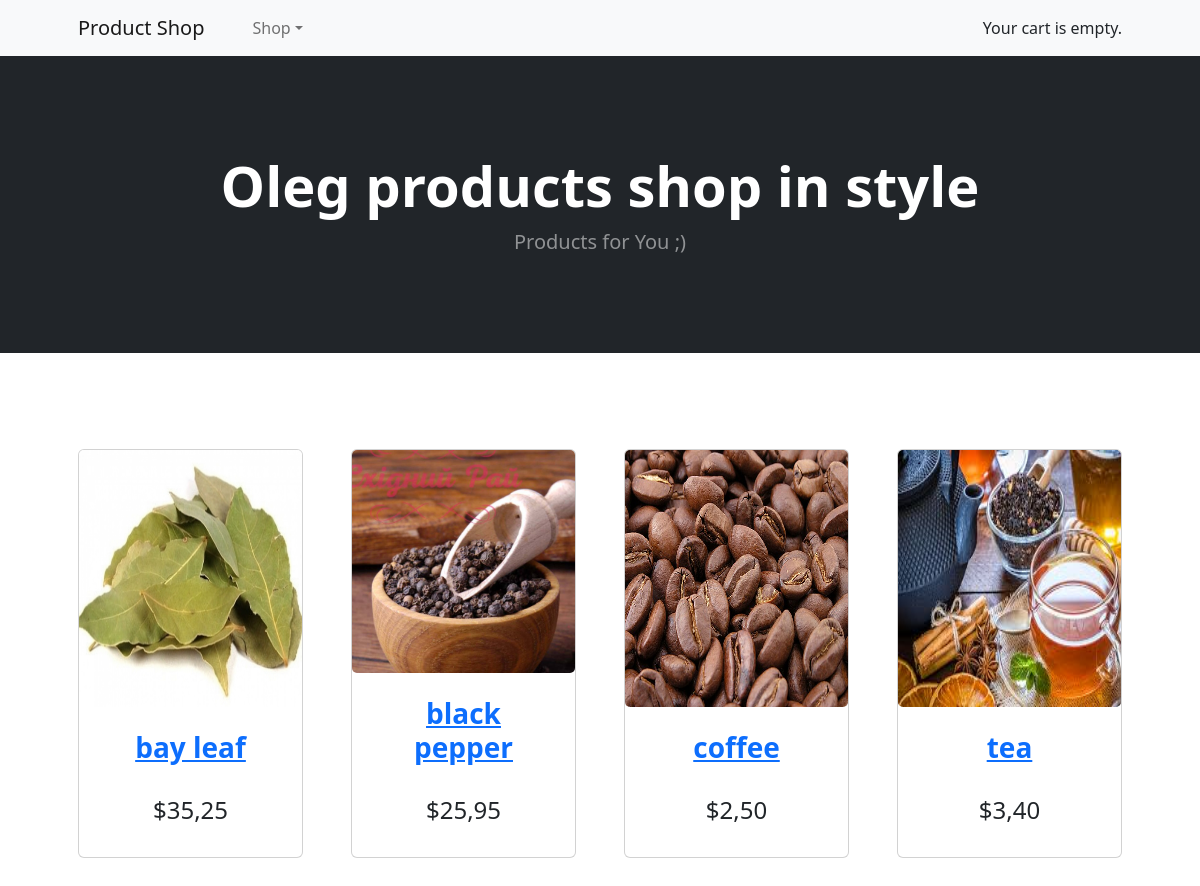
/, run on an earlier commit of the app's database.
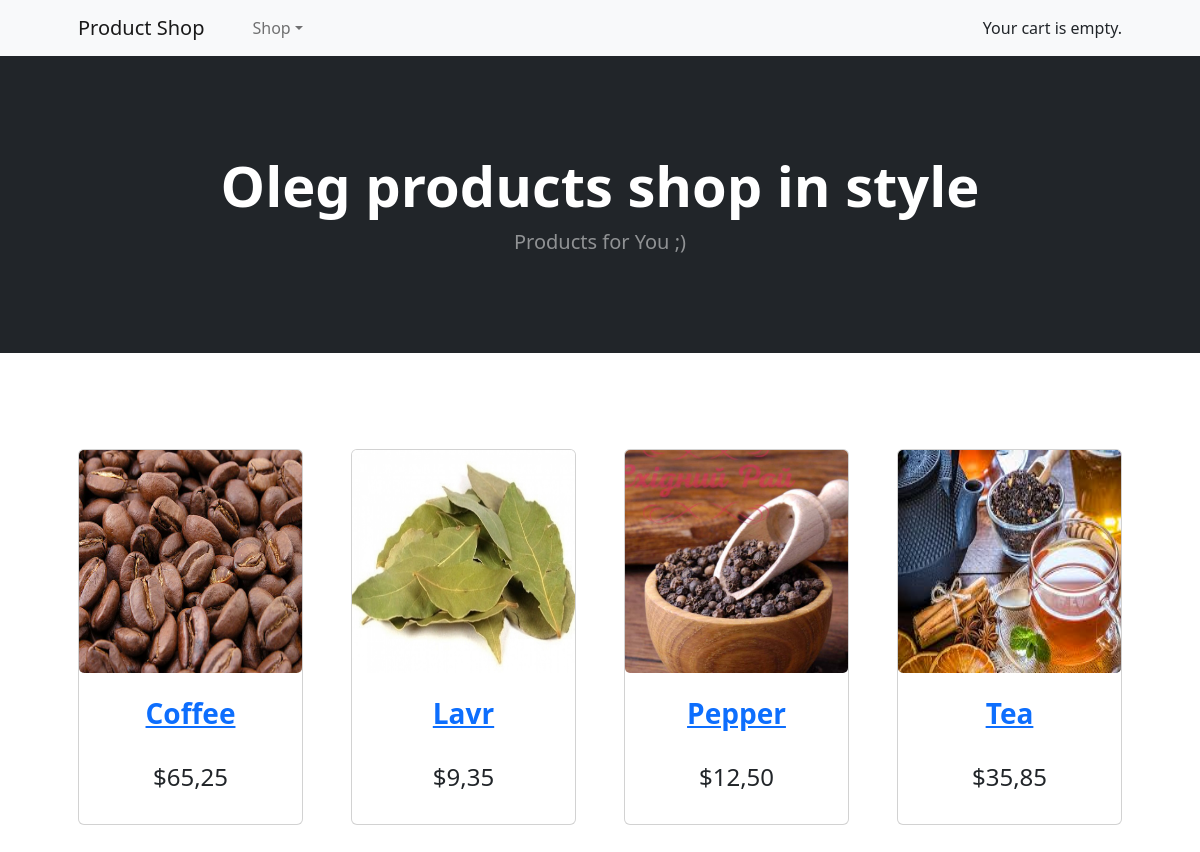
And on a later commit of the database.
### shop/models.py (models this page shows, shortened)
class Product(models.Model):
    category = models.ForeignKey(Category, related_name='products', on_delete=models.CASCADE)
    name = models.CharField(max_length=200, db_index=True)
    slug = models.SlugField(max_length=200, db_index=True)
    image = models.ImageField(upload_to='products/%Y/%m/%d', blank=True)
    description = models.TextField(blank=True)
    price = models.DecimalField(max_digits=10, decimal_places=2)
    stock = models.PositiveIntegerField()
    available = models.BooleanField(default=True)
    created = models.DateTimeField(auto_now_add=True)
    updated = models.DateTimeField(auto_now=True)
    class Meta:
        ordering = ('name',)
        index_together = (('id', 'slug'),)
    def get_absolute_url(self):
        return reverse('shop:product_detail',
                        args=[self.id, self.slug])

### shop/views.py (the view)
# urls.py: re_path(r'^$', views.product_list, name='product_list'),
def product_list(request, category_slug=None):
    category = None
    categories = Category.objects.all()
    products = Product.objects.filter(available=True)
    if category_slug:
        category = get_object_or_404(Category, slug=category_slug)
        products = products.filter(category=category)
    return render(request, 'shop/product/list.html',
                  {'category': category,
                   'categories': categories,
                   'products': products})

### cart/cart.py (called while the page is built)
    def __len__(self):
        return sum(item['quantity'] for item in self.cart.values())

### cart/context_processors.py (called while the page is built)
def cart(request):
    return {'cart': Cart(request)}

### shop/models.py (called while the page is built)
    def get_absolute_url(self):
        return reverse('shop:product_list_by_category',
                        args=[self.slug])

### shop/templates/shop/product/list.html (shortened to what this page needs)
{% extends "shop/base.html" %}
{% load static %}
{% block content %}
    {% for product in products %}
        <div class="col mb-5">
            <div class="card h-100">
                <img class="item-img" src="{% if product.image %}{{ product.image.url }}{% else %}{% static 'img/no_image.png' %}{% endif %}">
                <div class="card-body p-4">
                    <div class="text-center">
                        <h3><a class="fw-bolder" href="{{ product.get_absolute_url }}">{{ product.name }}</a></h3>
                        <br>
                        <h4>${{ product.price }}</h4>
                    </div>
                </div>
            </div>
        </div>
    {% endfor %}
{% endblock %}

### shop/templates/shop/base.html (shortened to what this page needs)
<!DOCTYPE html>
{% load static %}
<html>
<head>
    <link href="{% static 'css/styles.css' %}" rel="stylesheet" />
</head>
<body>
        <nav class="navbar navbar-expand-lg navbar-light bg-light">
            <div class="container px-4 px-lg-5">
                <a class="navbar-brand" href="/">Product Shop</a>
                <div class="collapse navbar-collapse" id="navbarSupportedContent">
                    <ul class="navbar-nav me-auto mb-2 mb-lg-0 ms-lg-4">
                        <li class="nav-item dropdown">
                            <a class="nav-link dropdown-toggle" id="navbarDropdown" href="#" role="button" data-bs-toggle="dropdown" aria-expanded="false">Shop</a>
                        </li>
                    </ul>
                    <form class="d-flex">
                       {% with total_items=cart|length %}
                            {% if cart|length > 0 %}
                        <button class="btn btn-outline-dark" type="submit">
                            <i class="bi-cart-fill me-1"></i>
                            Your cart:
                            <span class="badge bg-dark text-white ms-1 rounded-pill">
                               <a href="{% url 'cart:cart_detail' %}">
                                    {{ total_items }} item{{ total_items|pluralize }},
                                   ${{ cart.get_total_price }}
                                </a>
                            {% else %}
                                Your cart is empty.
                            {% endif %}
                        {% endwith %}
                    </form>
                </div>
            </div>
        </nav>
        <header class="bg-dark py-5">
            <div class="container px-4 px-lg-5 my-5">
                <div class="text-center text-white">
                    <h1 class="display-4 fw-bolder">Oleg products shop in style</h1>
                    <p class="lead fw-normal text-white-50 mb-0">Products for You ;)</p>
                </div>
            </div>
        </header>
        <section class="py-5">
            <div class="container px-4 px-lg-5 mt-5">
                <div class="row gx-4 gx-lg-5 row-cols-2 row-cols-md-3 row-cols-xl-4 justify-content-center">
                {% block content %}
                {% endblock %}
                </div>
            </div>
        </section>
</body>
</html>

What changed in the data, as far as the page shows it:
removed Product: image (picture), name "bay leaf", price "35,25"
removed Product: image (picture), name "coffee", price "2,50"
removed Product: image (picture), name "tea", price "3,40"
added Product: image (picture), name "Coffee", price "65,25"
added Product: image (picture), name "Lavr", price "9,35"
changed Product: name "black pepper" → "Pepper"; price "25,95" → "12,50"
added Product: image (picture), name "Tea", price "35,85"
